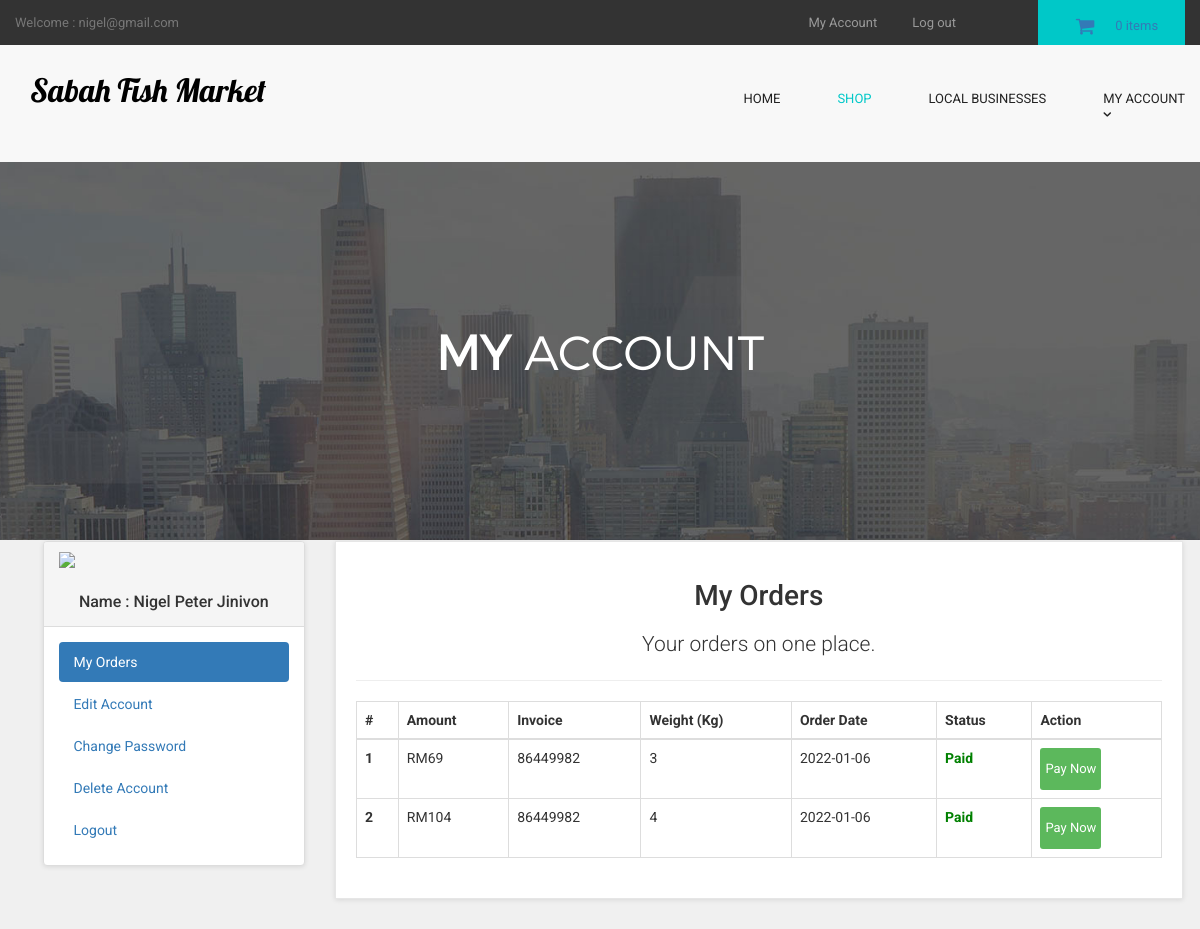
The app's page /customer/my_account.php?my_orders (signed in) with its own data.
### tables this page shows
CREATE TABLE `customers` (
  `customer_id` int(10) NOT NULL,
  `customer_name` varchar(255) NOT NULL,
  `customer_email` varchar(255) NOT NULL,
  `customer_pass` varchar(255) NOT NULL,
  `customer_country` text NOT NULL,
  `customer_city` text NOT NULL,
  `customer_contact` varchar(255) NOT NULL,
  `customer_address` text NOT NULL,
  `customer_image` text NOT NULL,
  `customer_ip` varchar(255) NOT NULL,
  `customer_confirm_code` text NOT NULL
);

CREATE TABLE `customer_orders` (
  `order_id` int(10) NOT NULL,
  `customer_id` int(10) NOT NULL,
  `due_amount` int(100) NOT NULL,
  `invoice_no` int(100) NOT NULL,
  `qty` int(10) NOT NULL,
  `size` text NOT NULL,
  `order_date` timestamp NOT NULL DEFAULT current_timestamp() ON UPDATE current_timestamp(),
  `order_status` text NOT NULL
);

### customer/my_orders.php (the view)
<center>
<h1>My Orders</h1>
<p class="lead"> Your orders on one place.</p>
</center>
<hr>
<div class="table-responsive" >
<table class="table table-bordered table-hover" >
<thead>
<tr>
<th>#</th>
<th>Amount</th>
<th>Invoice</th>
<th>Weight (Kg)</th>
<th>Order Date</th>
<th>Status</th>
<th>Action</th>
</tr>
</thead>
<tbody>
<?php
$customer_session = $_SESSION['customer_email'];
$get_customer = "select * from customers where customer_email='$customer_session'";
$run_customer = mysqli_query($con,$get_customer);
$row_customer = mysqli_fetch_array($run_customer);
$customer_id = $row_customer['customer_id'];
$get_orders = "select * from customer_orders where customer_id='$customer_id'";
$run_orders = mysqli_query($con,$get_orders);
$i = 0;
while($row_orders = mysqli_fetch_array($run_orders)){
$order_id = $row_orders['order_id'];
$due_amount = $row_orders['due_amount'];
$invoice_no = $row_orders['invoice_no'];
$qty = $row_orders['qty'];
$order_date = substr($row_orders['order_date'],0,11);
$order_status = $row_orders['order_status'];
$i++;
if($order_status=='pending'){
$order_status = "<b style='color:red;'>Unpaid</b>";
}
else{
$order_status = "<b style='color:green;'>Paid</b>";
}
?>
<tr>
<th><?php echo $i; ?></th>
<td>RM<?php echo $due_amount; ?></td>
<td><?php echo $invoice_no; ?></td>
<td><?php echo $qty; ?></td>
<td><?php echo $order_date; ?></td>
<td><?php echo $order_status; ?></td>
<td>
<a href="confirm.php?order_id=<?php echo $order_id; ?>" target="blank" class="btn btn-success btn-xs" > Pay Now</a>
</td>
</tr>
<?php } ?>
</tbody>
</table>
</div>

### customer/includes/sidebar.php
<div class="panel panel-default sidebar-menu">
<div class="panel-heading">
<?php
$customer_session = $_SESSION['customer_email'];
$get_customer = "select * from customers where customer_email='$customer_session'";
$run_customer = mysqli_query($con,$get_customer);
$row_customer = mysqli_fetch_array($run_customer);
$customer_image = $row_customer['customer_image'];
$customer_name = $row_customer['customer_name'];
if(!isset($_SESSION['customer_email'])){
}
else {
echo "
<center>
<img src='customer_images/$customer_image' class='img-responsive'>
</center>
<br>
<h3 align='center' class='panel-title'> Name : $customer_name </h3>
";
}
?>
</div>
<div class="panel-body">
<ul class="nav nav-pills nav-stacked">
<li class="<?php if(isset($_GET['my_orders'])){ echo "active"; } ?>">
<a href="my_account.php?my_orders"> <i class="fa fa-list"> </i> My Orders </a>
</li>
<li class="<?php if(isset($_GET['edit_account'])){ echo "active"; } ?>">
<a href="my_account.php?edit_account"> <i class="fa fa-pencil"></i> Edit Account </a>
</li>
<li class="<?php if(isset($_GET['change_pass'])){ echo "active"; } ?>">
<a href="my_account.php?change_pass"> <i class="fa fa-user"></i> Change Password </a>
</li>
<li class="<?php if(isset($_GET['delete_account'])){ echo "active"; } ?>">
<a href="my_account.php?delete_account"> <i class="fa fa-trash-o"></i> Delete Account </a>
</li>
<li>
<a href="logout.php"> <i class="fa fa-sign-out"></i> Logout </a>
</li>
</ul>
</div>
</div>

### customer/styles/backend.css (style rules this page uses)
html { font-family: "Roboto", Helvetica, Arial, sans-serif; line-height: 1.15; -ms-text-size-adjust: 100%; -webkit-text-size-adjust: 100% }
body { margin: 0 }
h1 { font-size: 2em; margin: .67em 0 }
hr { box-sizing: content-box; height: 0; overflow: visible }
a { background-color: transparent; -webkit-text-decoration-skip: objects }
b, strong { font-weight: inherit; font-weight: bolder }
img { border-style: none }
html { box-sizing: border-box }
body { min-width: 1190px; font-family: Montserrat, sans-serif; font-weight: 400; background-color: white; }
img { max-width: 100%; height: auto }
.btn { display: inline-block; vertical-align: top; font-size: 13px; line-height: 40px; text-decoration: none; -webkit-transition: .3s; transition: .3s }

### customer/styles/style.css (style rules this page uses)
body { font-family: "Roboto", Helvetica, Arial, sans-serif; font-size: 14px; line-height: 1.42857143; color: #333333; background-color: #f0f0f0; overflow-x: hidden; }
#content .panel.sidebar-menu { box-sizing: border-box; box-shadow: 0 1px 5px rgba(0, 0, 0, 0.1); }
#content .panel.sidebar-menu h3 { padding: 5px 0; margin: 0; }

### records on screen
customers: customer_name "Nigel Peter Jinivon"
customer_orders: due_amount "69", invoice_no "86449982", qty "3", order_date "2022-01-06", order_status "Paid"
customer_orders: due_amount "104", invoice_no "86449982", qty "4", order_date "2022-01-06", order_status "Paid"

### other values on screen
$_SESSION['customer_email'] "nigel@gmail.com"
$count_items "0"
